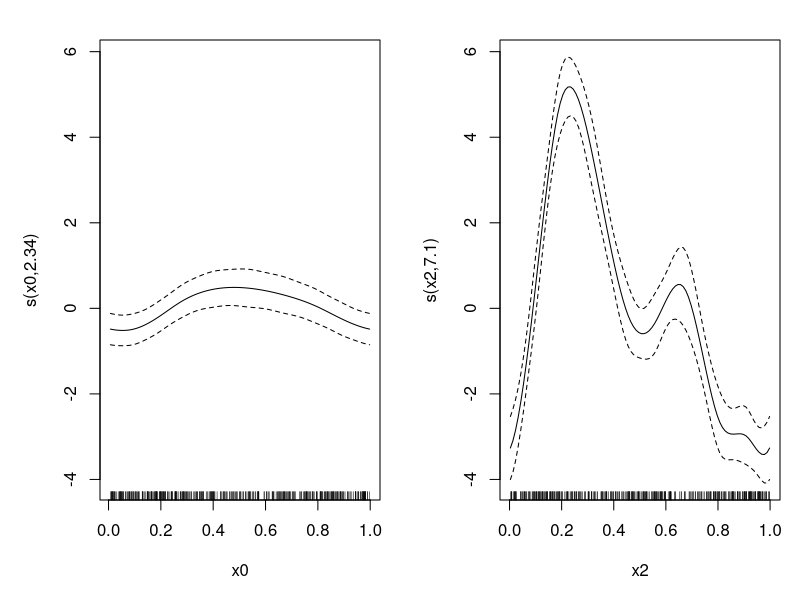

Source code (R):
library('mgcv')

set.seed(2) ## simulate some data... 
dat <- gamSim(1,n=400,dist="normal",scale=2)
dat$x3 = NULL
dat$x1 = NULL
dat$f3 = NULL
dat$f1 = NULL
b <- gam(y~s(x0, bs = "cc")+s(x2, bs = "cc"), data=dat)
summary(b)

plot(b, pages=1)

y_est = predict(b, dat)
partial = predict(b, type = "terms")

res = cbind(dat, partial, y_est)

head(res)
#write.csv(x = res, file = 'Documenti/statsmodels/statsmodels/sandbox/gam_gsoc2015/tests/results/cubic_cyclic_splines_from_mgcv.csv')

